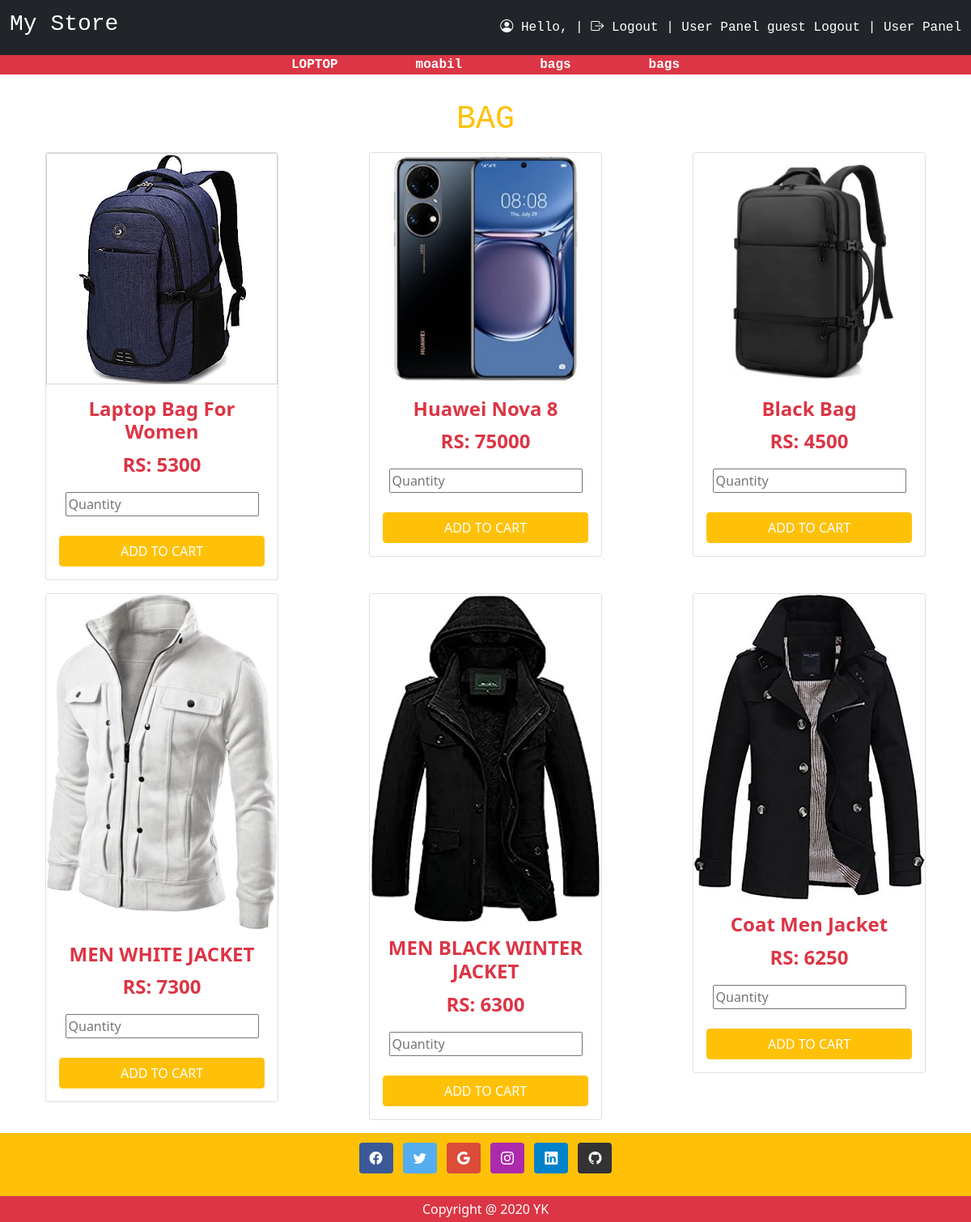
The app's page /user/index.php with its own data.
### tables this page shows
CREATE TABLE `tblproduct` (
  `Id` int(11) NOT NULL,
  `PName` varchar(100) NOT NULL,
  `PPrice` varchar(100) NOT NULL,
  `PImage` varchar(250) NOT NULL,
  `PCategory` varchar(100) NOT NULL
);

### user/index.php (the view, shortened to what this page needs)
<!DOCTYPE html>
<html lang="en">
<head>
  <link rel="stylesheet" href="https://stackpath.bootstrapcdn.com/bootstrap/5.0.0-alpha1/css/bootstrap.min.css">
  <link rel="stylesheet" href="https://cdn.jsdelivr.net/npm/bootstrap-icons@1.10.5/font/bootstrap-icons.css">
  <?php
  include 'header.php';
?>
</head>
<body>
  <div class="container-fluid">
  <div class="col-md-12">
    <div class="row">
    <h1 class = "text-warning font-monospace text-center my-3 ">BAG</h1>
    <?php
  include 'config.php';
  $Record= mysqli_query($con, "SELECT * FROM `tblproduct`");
  while ($row = mysqli_fetch_array($Record)){
    $check_page = $row['PCategory'];
    if( $check_page === 'Home'){
echo"
<div class = 'col-md-6 col-lg-4 mx-auto mb-3'>
<form action = 'insertcart.php' method ='post'>
<div class='card m-auto' style='width: 18rem;'>
  <img src='../admin/$row[PImage]' class='card-img-top' alt=''>
  <div class='card-body text-center'>
    <h5 class='card-title text-danger fs-4 fw-bold'>$row[PName]</h5>
    <p class='card-text text-danger fs-4 fw-bold'>RS: $row[PPrice]</p>
    <input type = 'hidden' name = 'PName' value = '$row[PName]'>
    <input type = 'hidden' name = 'PPrice' value = '$row[PPrice]'>
    <input type = 'number' name = 'PQuantity' value = ' min = '1' max = '20' placeholder = 'Quantity' > <br><br>
    <input type= 'submit'  name = 'addCart' class ='btn btn-warning text-white w-100' value ='ADD TO CART'>
  </div>
</div>
</form>
</div>
";
}
  }
?>
</div>
</div>
</div>
<?php
include 'footer.php';
?>
</body>
</html>

### records on screen
tblproduct: PImage (picture), PName "Laptop Bag For Women", PPrice "5300"
tblproduct: PImage (picture), PName "Huawei Nova 8", PPrice "75000"
tblproduct: PImage (picture), PName "Black Bag", PPrice "4500"
tblproduct: PImage (picture), PName "MEN WHITE JACKET", PPrice "7300"
tblproduct: PImage (picture), PName "MEN BLACK WINTER JACKET", PPrice "6300"
tblproduct: PImage (picture), PName "Coat Men Jacket", PPrice "6250"
